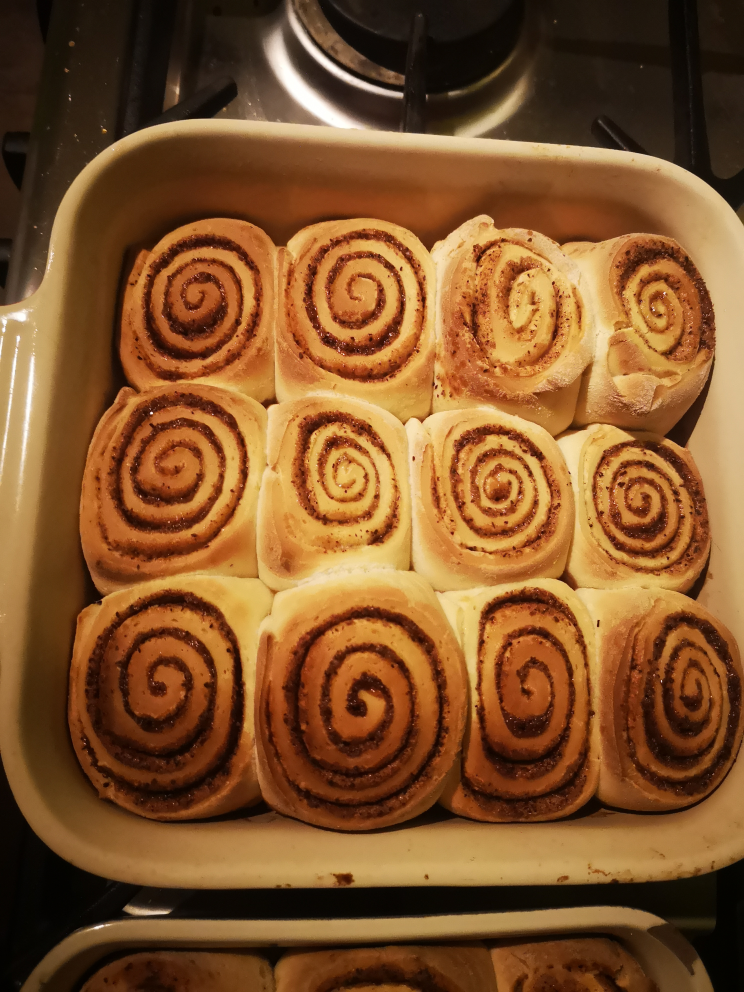
#> input picture IMG_008.jpg, 2976 x 3968 px (shown at 1/4 size)
$ python makeSymm.py   (older library calls are emulated)
#> lines starting #> are read from the running program, lines starting #| are printed output that depends on the picture; pictures that were not available may be replaced by others from this repository, and a replacement may not be noted
import cv2
import numpy as np
from matplotlib import pyplot as plt
from skimage.measure import compare_ssim as ssim

mypath = "D:\Arianwen\Documents\GitHub\MMP-top9"
filename = ""
from os import listdir
from os.path import isfile, join
onlyfiles = [f for f in listdir(mypath) if (isfile(join(mypath, f)) and (".jpg" in f))]

variance = int(input("Enter Variance: "))
#> the answer given: 3

## Loop through and find half of each image, flip it, then compare the two halves
# All "imshow" instances are for demonstating this module
for f in onlyfiles:
	filename = f
	img = cv2.imread(filename)
#> img is the input picture: shape (3968, 2976, 3); mean B, G, R 43.1, 84.7, 130.3
	height, width, colour = img.shape
#> height = 3968; width = 2976; colour = 3
	half = int(width/2)
#> half = 1488
	#dim = (int(half * 50/100), int(height * 50/100))

	leftSide = img[:, :half, :]
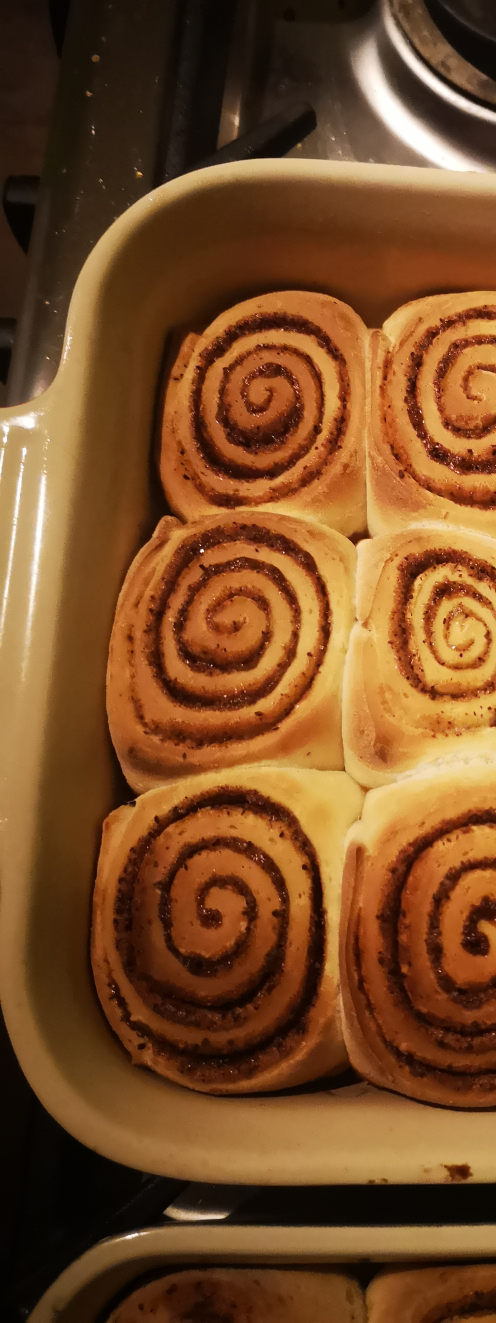
#> leftSide: shape (3968, 1488, 3) (shown at 1/3 size); mean B, G, R 38.5, 77.3, 122.2
	bigdblLeft = np.zeros((height,width,colour), np.uint8)
	bigdblRght = np.zeros((height,width,colour), np.uint8)

	bigdblLeft[:, variance:half+variance, :] = leftSide
	mirror = cv2.flip(leftSide, 1)
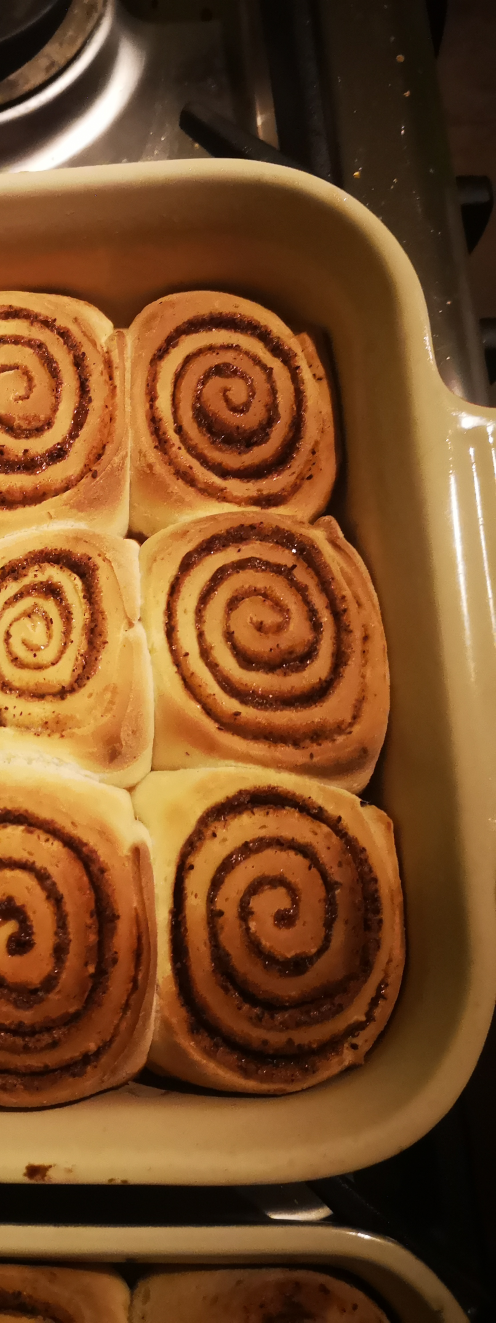
#> mirror: shape (3968, 1488, 3) (shown at 1/3 size); mean B, G, R 38.5, 77.3, 122.2
	bigdblLeft[:, half+variance:, :] = mirror[:,:-variance,:]
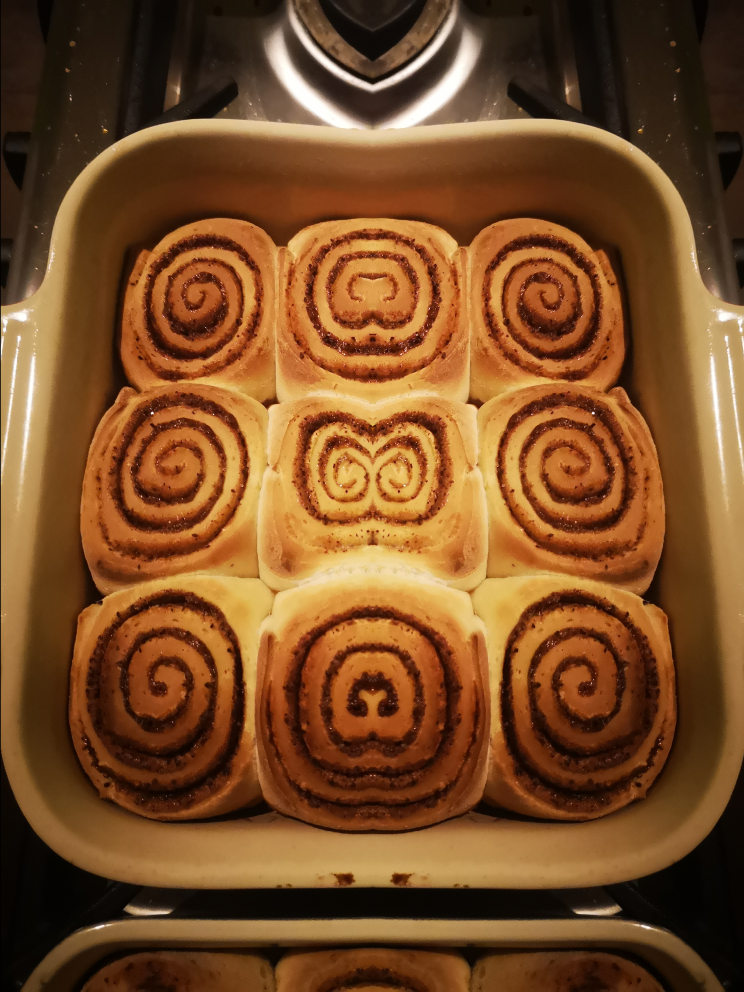
#> bigdblLeft: shape (3968, 2976, 3) (shown at 1/4 size); mean B, G, R 38.4, 77.2, 122.1
	dblLeft = bigdblLeft[:, variance:,:]
	# [6 lines of commented-out code are left out]
	rightSide = img[:, half:, :]
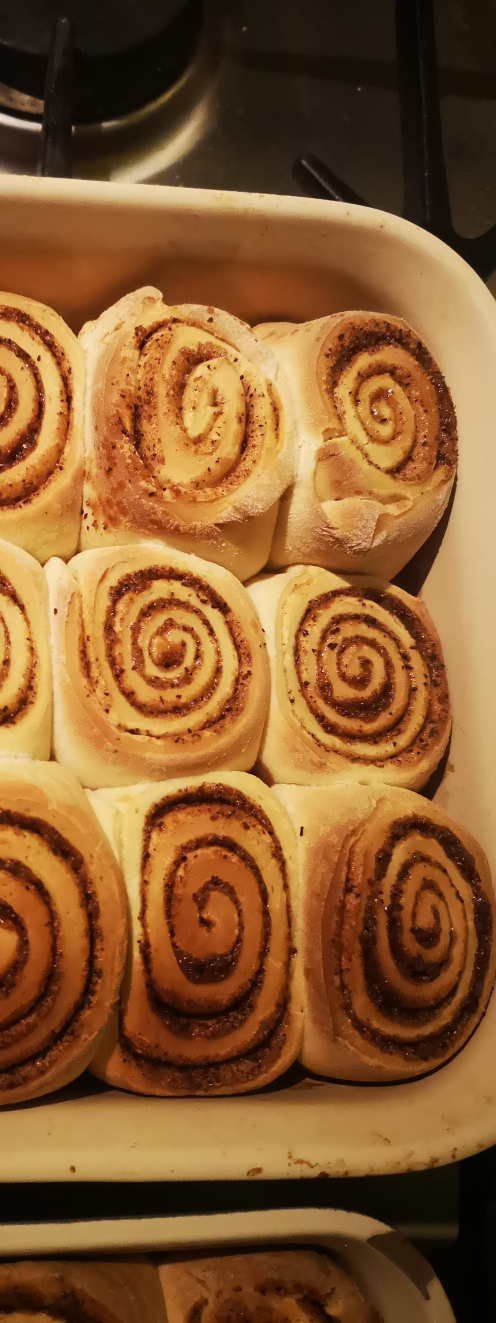
#> rightSide: shape (3968, 1488, 3) (shown at 1/3 size); mean B, G, R 47.7, 92, 138.3
	bigdblRght[:, half+variance:, :] = rightSide[:,:-variance,:]
	mirror2 = cv2.flip(rightSide, 1)
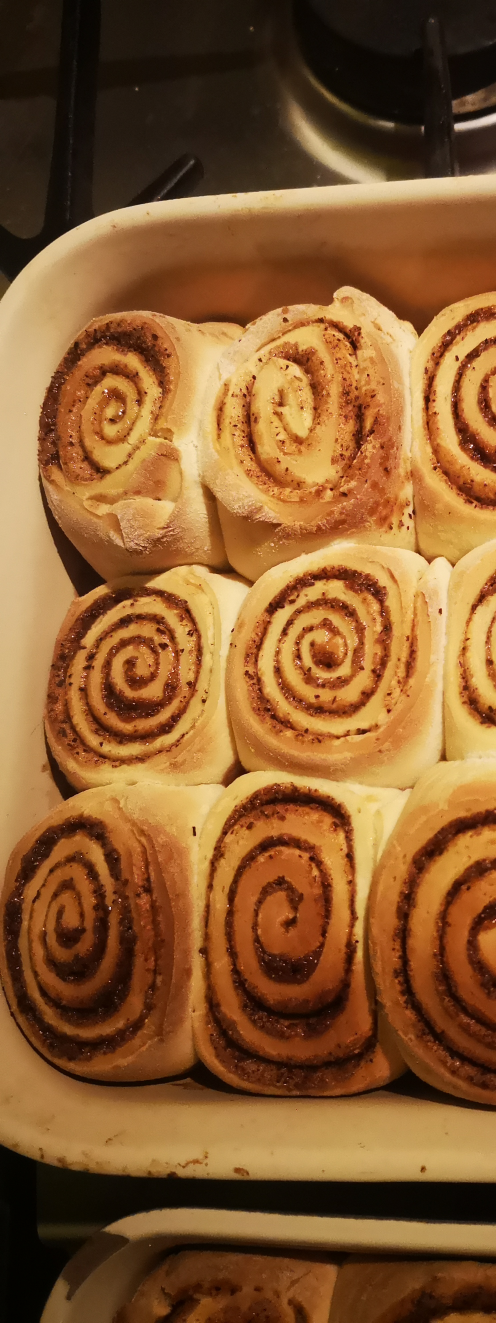
#> mirror2: shape (3968, 1488, 3) (shown at 1/3 size); mean B, G, R 47.7, 92, 138.3
	bigdblRght[:, variance:half+variance, :] = mirror2
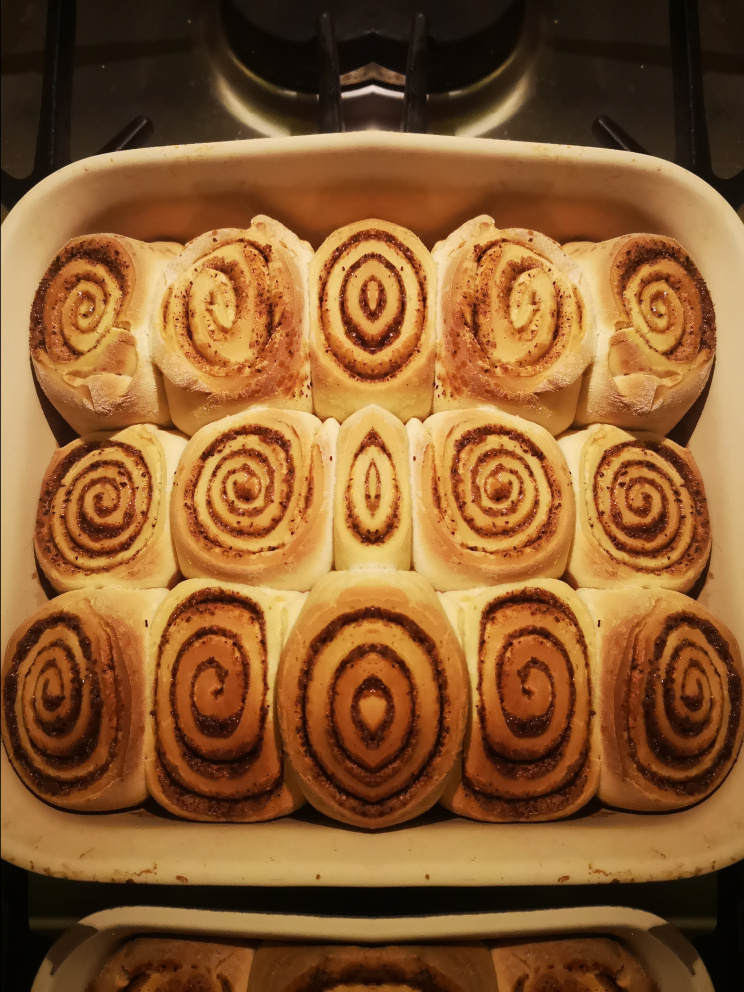
#> bigdblRght: shape (3968, 2976, 3) (shown at 1/4 size); mean B, G, R 47.6, 91.9, 138.2
	dblRght = bigdblRght[:, variance:,:]
	# [4 lines of commented-out code are left out]

	filenameL = "left_" + str(variance) + "_" + filename
	## save the image out to the new filename
	saveLoc = join(mypath, filenameL)
	cv2.imwrite(saveLoc, dblLeft)
	filenameR = "rght_"+ str(variance) + "_" + filename
	## save the image out to the new filename
	saveLoc = join(mypath, filenameR)
	cv2.imwrite(saveLoc, dblRght)

$ run again, on IMG_025.jpg
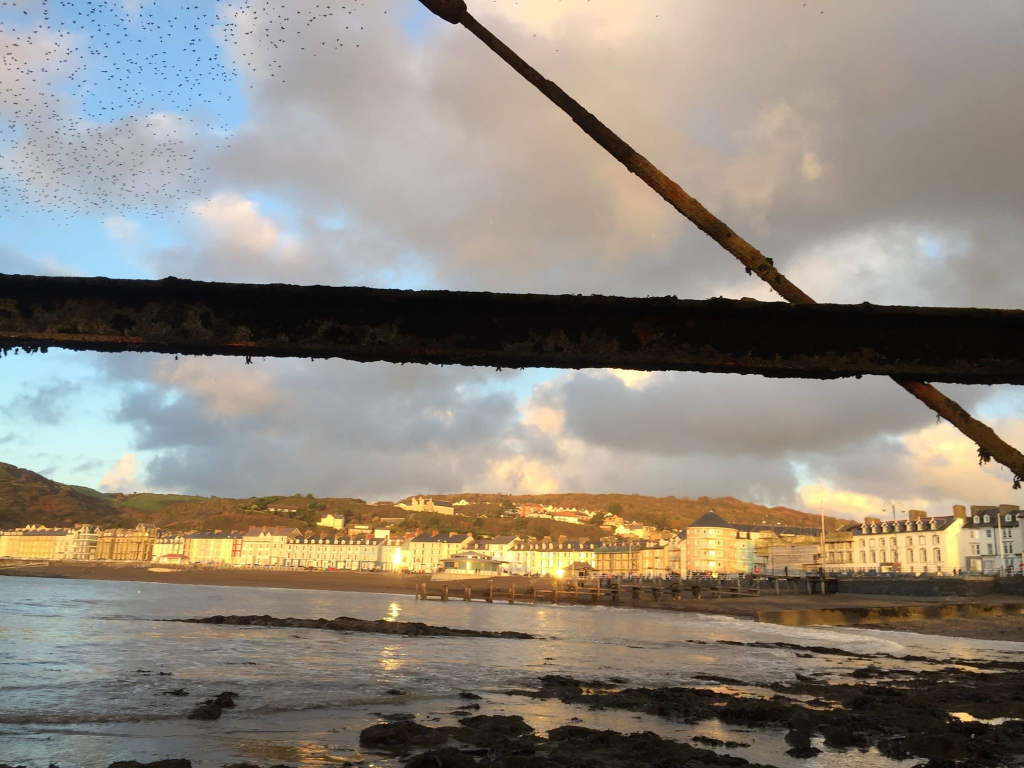
#> input picture IMG_025.jpg, 2048 x 1536 px (shown at 1/2 size)
#> img is the input picture: shape (1536, 2048, 3); mean B, G, R 124.8, 135.3, 142.5
#> `mirror2 = cv2.flip(rightSide, 1)`:
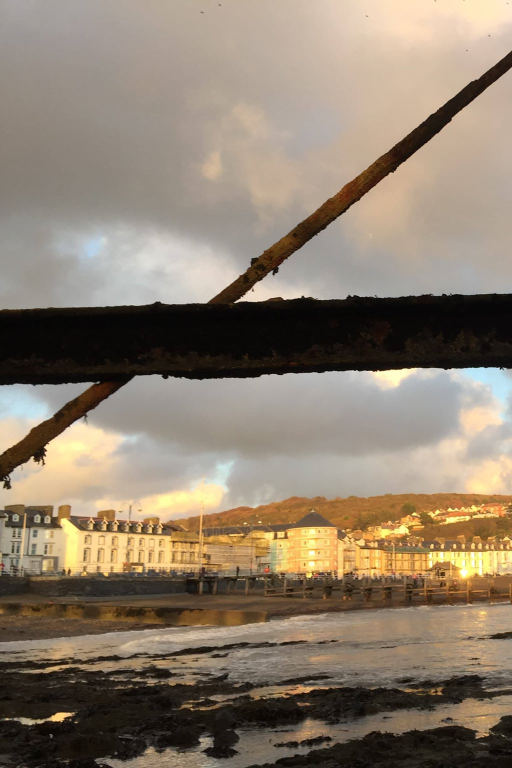
#> mirror2: shape (1536, 1024, 3) (shown at 1/2 size); mean B, G, R 109.5, 126.6, 140.9
#> `bigdblRght[:, variance:half+variance, :] = mirror2`:
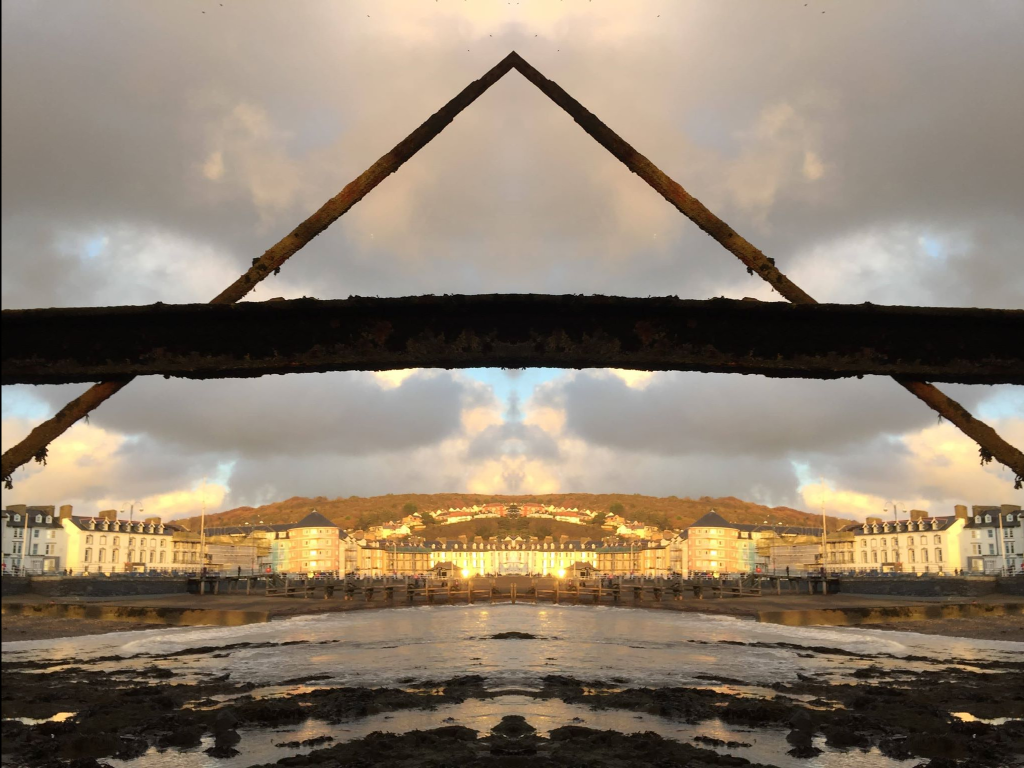
#> bigdblRght: shape (1536, 2048, 3) (shown at 1/2 size); mean B, G, R 109.3, 126.4, 140.7
